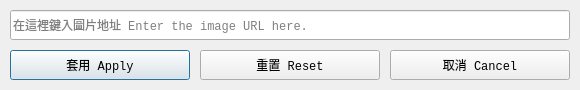
<?xml version="1.0" encoding="UTF-8"?>
<ui version="4.0">
 <class>Dialog</class>
 <widget class="QDialog" name="Dialog">
  <property name="geometry">
   <rect>
    <x>0</x>
    <y>0</y>
    <width>580</width>
    <height>90</height>
   </rect>
  </property>
  <property name="font">
   <font>
    <family>Consolas</family>
   </font>
  </property>
  <property name="windowTitle">
   <string>Dialog</string>
  </property>
  <widget class="QLineEdit" name="txt_url">
   <property name="geometry">
    <rect>
     <x>10</x>
     <y>10</y>
     <width>560</width>
     <height>30</height>
    </rect>
   </property>
   <property name="font">
    <font>
     <family>Consolas</family>
    </font>
   </property>
   <property name="alignment">
    <set>Qt::AlignLeading|Qt::AlignLeft|Qt::AlignVCenter</set>
   </property>
   <property name="placeholderText">
    <string>在這裡鍵入圖片地址 Enter the image URL here.</string>
   </property>
   <property name="clearButtonEnabled">
    <bool>false</bool>
   </property>
  </widget>
  <widget class="QPushButton" name="btn_apply">
   <property name="geometry">
    <rect>
     <x>10</x>
     <y>50</y>
     <width>180</width>
     <height>30</height>
    </rect>
   </property>
   <property name="font">
    <font>
     <family>Consolas</family>
    </font>
   </property>
   <property name="text">
    <string>套用 Apply</string>
   </property>
  </widget>
  <widget class="QPushButton" name="btn_reset">
   <property name="geometry">
    <rect>
     <x>200</x>
     <y>50</y>
     <width>180</width>
     <height>30</height>
    </rect>
   </property>
   <property name="font">
    <font>
     <family>Consolas</family>
    </font>
   </property>
   <property name="text">
    <string>重置 Reset</string>
   </property>
  </widget>
  <widget class="QPushButton" name="btn_cancel">
   <property name="geometry">
    <rect>
     <x>390</x>
     <y>50</y>
     <width>180</width>
     <height>30</height>
    </rect>
   </property>
   <property name="font">
    <font>
     <family>Consolas</family>
    </font>
   </property>
   <property name="text">
    <string>取消 Cancel</string>
   </property>
  </widget>
 </widget>
 <resources/>
 <connections/>
</ui>
